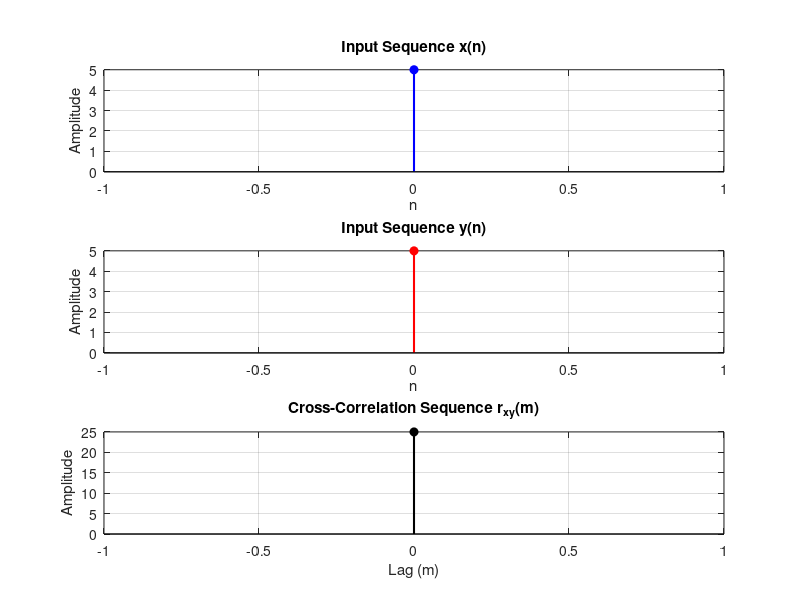

This chart was generated by the following MATLAB code:
clc;
clearvars;
close all;

%% Output Directory Setup
output_dir = fullfile(fileparts(mfilename('fullpath')), 'outputs');
if ~exist(output_dir, 'dir')
    mkdir(output_dir);
end

%% Declaring Sequences & Length (with automated fallback)
if ~exist('x_l', 'var') || isempty(x_l)
    try
        x_l = input('Enter your sequence x(l) [default: [1 2 3 4]]: ');
    catch
        x_l = [];
    end
    if isempty(x_l), x_l = [1, 2, 3, 4]; end
end

if ~exist('y_l', 'var') || isempty(y_l)
    try
        y_l = input('Enter your sequence y(l) [default: [1 2 1 2]]: ');
    catch
        y_l = [];
    end
    if isempty(y_l), y_l = [1, 2, 1, 2]; end
end

Y_rev = fliplr(y_l); % Time-reversed sequence y(-l)
N1 = length(x_l);
N2 = length(y_l);
N = N1 + N2 - 1;

%% Zero Padding
x_l_pad = [x_l, zeros(1, N - N1)];
y_rev_pad = [Y_rev, zeros(1, N - N2)];
r_xy = zeros(1, N);

%% Cross-Correlation Computation using Loop (x[n] conv y[-n])
for n = 1:N
    for L = 1:n
        if (n - L + 1 > 0) && (n - L + 1 <= N2)
            r_xy(n) = r_xy(n) + x_l_pad(L) * y_rev_pad(n - L + 1);
        end
    end
end

fprintf('Input sequence x(n): '); disp(x_l);
fprintf('Input sequence y(n): '); disp(y_l);
fprintf('Cross-correlation result r_xy: '); disp(r_xy);

%% Dynamic Lag Axis
lags = -(N2 - 1):1:(N1 - 1);
nx = 0:N1-1;
ny = 0:N2-1;

fig = figure('Name', 'Cross-Correlation Analysis', 'Position', [100, 100, 750, 700], 'Visible', 'off');

subplot(3,1,1);
stem(nx, x_l, 'b', 'LineWidth', 1.5, 'MarkerFaceColor', 'b');
xlabel('n');
ylabel('Amplitude');
title('Input Sequence x(n)');
grid on;

subplot(3,1,2);
stem(ny, y_l, 'r', 'LineWidth', 1.5, 'MarkerFaceColor', 'r');
xlabel('n');
ylabel('Amplitude');
title('Input Sequence y(n)');
grid on;

subplot(3,1,3);
stem(lags, r_xy, 'k', 'LineWidth', 1.5, 'MarkerFaceColor', 'k');
xlabel('Lag (m)');
ylabel('Amplitude');
title('Cross-Correlation Sequence r_{xy}(m)');
grid on;

saveas(fig, fullfile(output_dir, 'cross_correlation.png'));
close(fig);
fprintf('Saved figure to %s\n', fullfile(output_dir, 'cross_correlation.png'));
